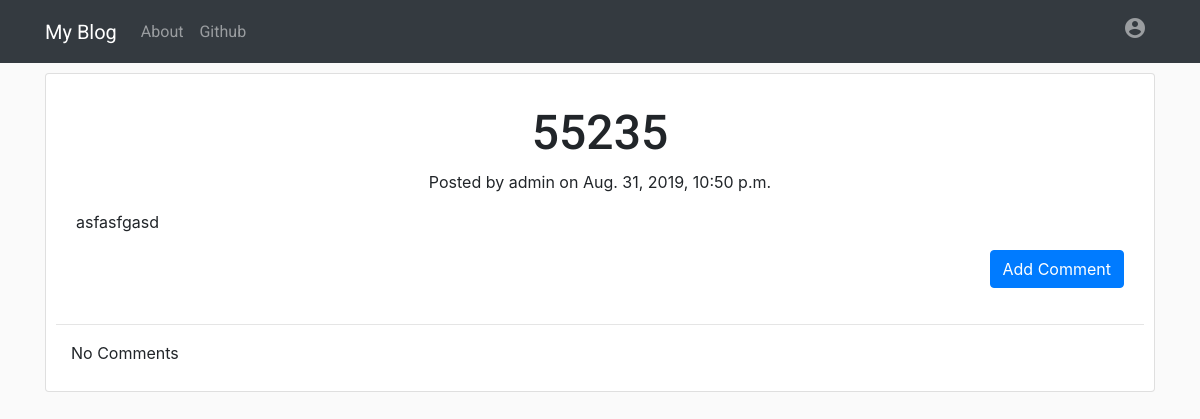
Screenshot of /post/12/ with the database file from the repository.
### blog/models.py (models this page shows, shortened)
class Post(models.Model):
    author = models.ForeignKey(User, on_delete = models.CASCADE)
    title = models.CharField(max_length = 200)
    text = models.TextField()
    create_date = models.DateTimeField(default = timezone.now)
    published_date = models.DateTimeField(blank = True, null = True)

### blog/views.py (the view)
# urls.py: path('post/<int:pk>/', views.PostDetailView.as_view(), name = 'post_detail'),
class PostDetailView(DetailView):
    model = Post

### blog/templates/blog/post_detail.html (shortened to what this page needs)
{% extends 'blog/base.html' %}
{% block content %}
<div class="card card-post-detail">
    <div class="card-body">
        <h1 class="posttitle loader">{{ post.title }}</h1>
        <div class="date postdate">
            {% if post.published_date %}
                Posted by {{ post.author }} on {{ post.published_date }}
            {% else %}
                <a class="btn btn-warning" href="{% url 'post_publish' pk=post.pk %}">Publish</a>
            {% endif %}
        </div>
        <p class="card-text postcontent">{{ post.text|safe|linebreaksbr }}</p>
        <div class="text-right">
            <a class="btn btn-primary btn-comment" href="{% url 'add_comment_to_post' pk=post.pk %}">Add Comment</a>
        </div>
    </div>
    <hr>
    <div class="container">
        {% for comment in post.comments.all %}
            {% if user.is_authenticated or comment.approved_comment %}
                <div class="comment-detail">
                    <span class="commented-by font-weight-bold">{{ comment.author }}</span><span class="text-muted"> · {{ comment.create_date }}</span>
                    {% if not comment.approved_comment %}
                    <a class="btn btn-primary btn-sm" href="{% url 'comment_remove' pk=comment.pk %}">
                        <i class="material-icons">
                            close
                        </i>
                    </a>
                    <a class="btn btn-primary btn-sm" href="{% url 'comment_approve' pk=comment.pk %}">
                        <i class="material-icons">
                            check
                        </i>
                    </a>
                    {% endif %}
                    <p>{{ comment.text|safe }}</p>
                </div>
            {% endif %}
            {% empty %}
            <p>No Comments</p>
        {% endfor %}
    </div>
    {% endblock %}

### blog/static/css/blog.css (style rules this page uses)
body { background: #FAFAFA; }
.postdate { text-align: center; }
.posttitle { font-family: 'Roboto', sans-serif; font-size: 3em; text-align: center; }
.postcontent { font-family: 'Roboto', sans-serif; font-size: 1.5em; }
.card-post-detail { padding: 10px; }
.btn-comment { position: relative; right: 0; }

### rows the page displays
Post: title "55235", author "admin", published_date "Aug. 31, 2019, 10:50 p.m.", text "asfasfgasd"
